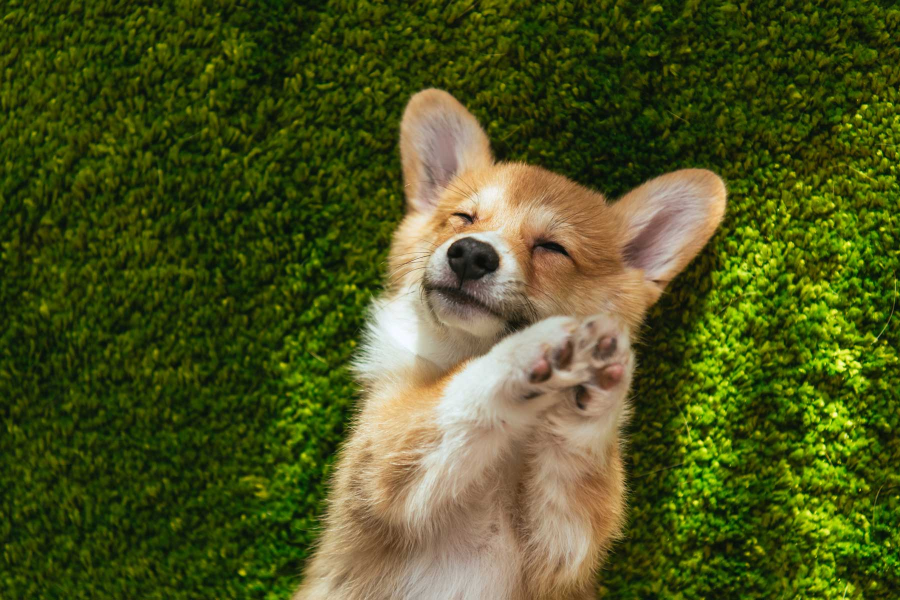
#> input picture practice/src/image.jpeg, 1800 x 1199 px (shown at 1/2 size)
$ python 'Grayscale histogram image.py'
#> lines starting #> are read from the running program, lines starting #| are printed output that depends on the picture; after the words box and inside, x2 and y2 are one past the last pixel; in counts of white or black regions, pixels touching at a corner belong together
import cv2
import matplotlib.pyplot as plt
import numpy as np

img = cv2.imread("src/image.jpeg")
#> img is the input picture: shape (1199, 1800, 3); mean B, G, R 31.4, 84.7, 76.6
cv2.imshow("BGR",img)

# <=======creating blank image=====>

blank = np.zeros(img.shape[:2],dtype='uint8')

# <======Grayscale Image ===========>

gray = cv2.cvtColor(img,cv2.COLOR_BGR2GRAY)
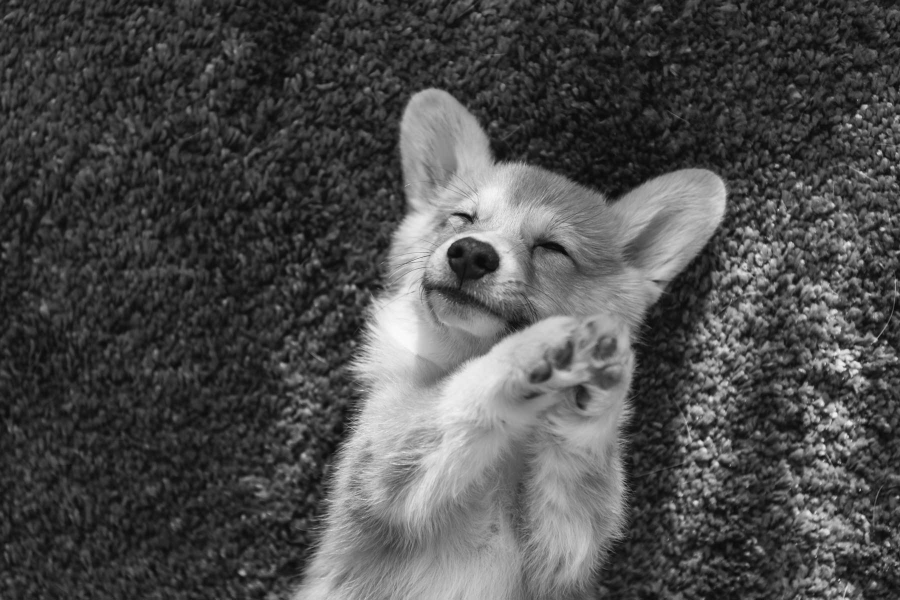
#> gray: shape (1199, 1800) (shown at 1/2 size); min 3, max 252, mean 76.2
cv2.imshow("gray",gray)

#<======masking=======>
mask = cv2.circle(blank,(gray.shape[1]//2,gray.shape[0]//2 - 50 ),400,255,-1)
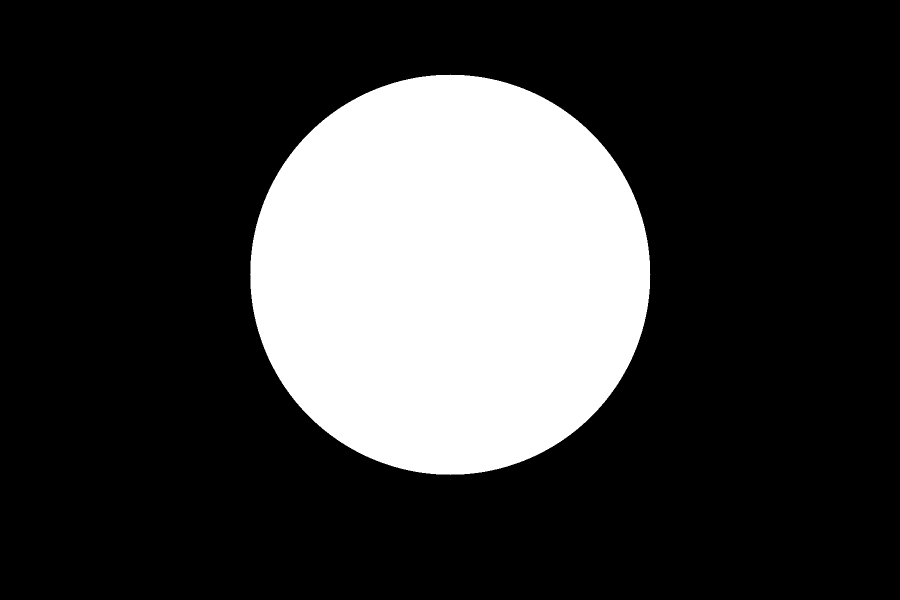
#> blank: shape (1199, 1800) (shown at 1/2 size); 23.3% white; 1 white region, box (x1, y1, x2, y2) and area: (500, 149, 1301, 950) 502625
cv2.imshow("Mask",mask)

masked_image = cv2.bitwise_and(gray,gray,mask=mask)
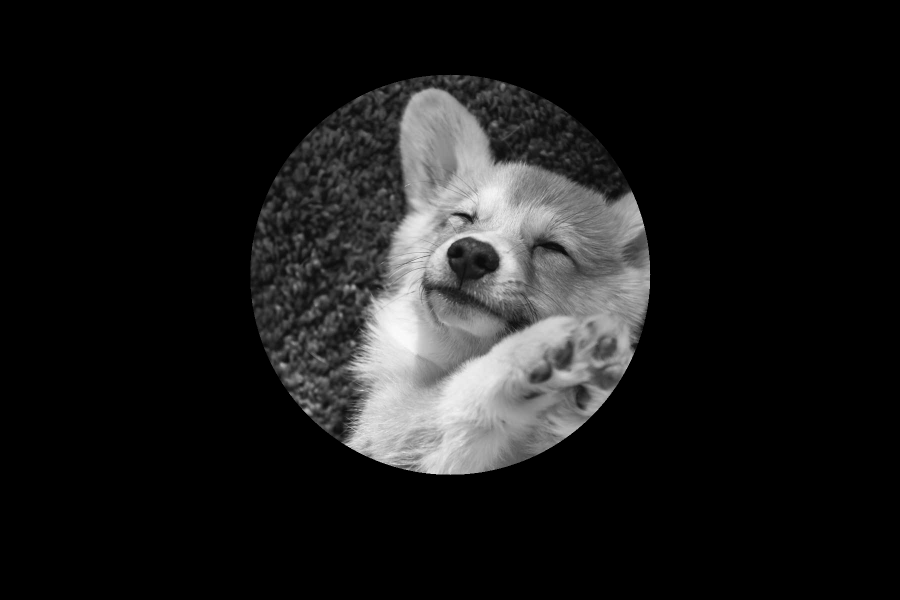
#> masked_image: shape (1199, 1800) (shown at 1/2 size); min 0, max 252, mean 26.4
cv2.imshow("masked Image",masked_image)

# <=========Grayscale Histogram=======>

# gray_hist = cv2.calcHist([gray],[0],None,[256],[0,255])
gray_hist = cv2.calcHist([gray],[0],mask,[256],[0,255])
#> gray_hist = 256 values, max 3965 at index 32, min 0 at index 0, mean 1963.4

# <========Ploting in Matplot==========>
plt.figure()
plt.title("GrayScale Histogram")
plt.xlabel("bin")
plt.ylabel("Number of pixel")
plt.plot(gray_hist)
plt.xlim([0,255])
plt.show()
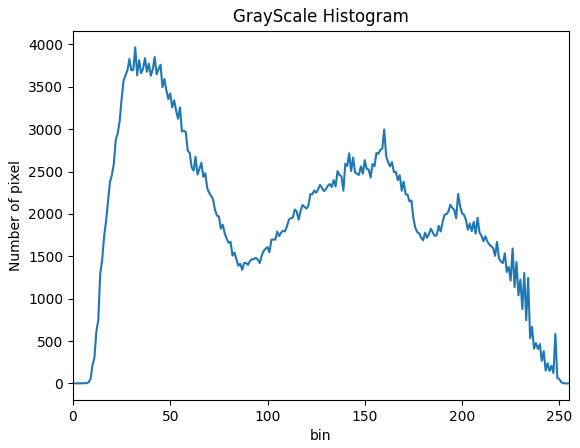
#> figure drawn by matplotlib, 1 panel; curve peaks at x = 32, y = 3965


cv2.waitKey()
